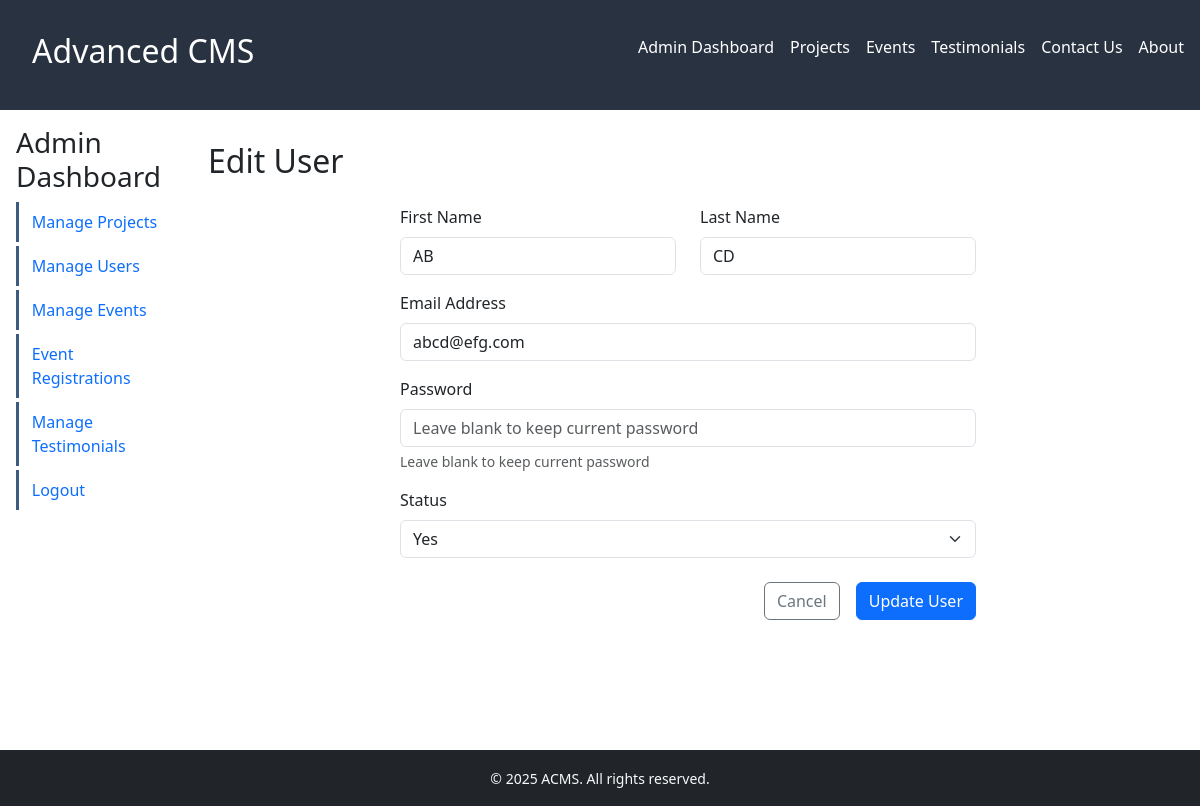
/admin/users_edit.php?id=6 (signed in), run on the app's committed database.
### tables this page shows
CREATE TABLE `users` (
  `id` int(10) UNSIGNED NOT NULL,
  `first` varchar(25) NOT NULL,
  `last` varchar(25) NOT NULL,
  `email` varchar(100) NOT NULL,
  `password` varchar(100) NOT NULL,
  `active` enum('Yes','No') NOT NULL DEFAULT 'Yes',
  `dateAdded` datetime NOT NULL DEFAULT CURRENT_TIMESTAMP
);

### admin/users_edit.php (the view, shortened to what this page needs)
<?php
include('includes/database.php');
include('includes/header.php');
?>
<h2>Edit User</h2>
<?php
$query = 'SELECT * FROM users WHERE id = "' . $_GET["id"] . '" LIMIT 1';
$result = mysqli_query($connect, $query);
$record = mysqli_fetch_assoc($result);
?>
<div class="container mt-4" style="max-width: 600px;">
    <form method="POST">
        <div class="row">
            <div class="col-md-6 mb-3">
                <label for="first" class="form-label">First Name</label>
                <input type="text" class="form-control" id="first" name="first"
                       value="<?php echo $record['first']; ?>" required>
            </div>
            <div class="col-md-6 mb-3">
                <label for="last" class="form-label">Last Name</label>
                <input type="text" class="form-control" id="last" name="last"
                       value="<?php echo $record['last']; ?>" required>
            </div>
        </div>
        <div class="mb-3">
            <label for="email" class="form-label">Email Address</label>
            <input type="email" class="form-control" id="email" name="email"
                   value="<?php echo $record['email']; ?>" required>
        </div>
        <div class="mb-3">
            <label for="password" class="form-label">Password</label>
            <input type="password" class="form-control" id="password" name="password"
                   placeholder="Leave blank to keep current password">
            <div class="form-text">Leave blank to keep current password</div>
        </div>
        <div class="mb-4">
            <label for="active" class="form-label">Status</label>
            <select class="form-select" id="active" name="active" required>
                <?php
                $values = array('Yes', 'No');
                foreach($values as $key => $value) {
                    echo '<option value="'.$value.'"';
                    if($record['active'] == $value) echo ' selected';
                    echo '>'.$value.'</option>';
                }
                ?>
            </select>
        </div>
        <div class="d-grid gap-2 d-md-flex justify-content-md-end">
            <a href="users.php" class="btn btn-outline-secondary me-md-2">Cancel</a>
            <button type="submit" class="btn btn-primary">Update User</button>
        </div>
    </form>
</div>
<?php
include('includes/footer.php');
?>

### admin/styles.css (style rules this page uses)
:root { --text: #293241; --light-text: #fff; --secondary: #3d5a80; --accent: #cc3f1e; --accent-light: rgba(204, 63, 30, 0.2); --light: #e0fbfc; --light-alt: #e5e6e8;; }
*, *::before, *::after { box-sizing:inherit; }
body { font-family: Arial, Helvetica, sans-serif; }

### data on the page
users: first "AB", last "CD", email "abcd@efg.com", active "Yes"
